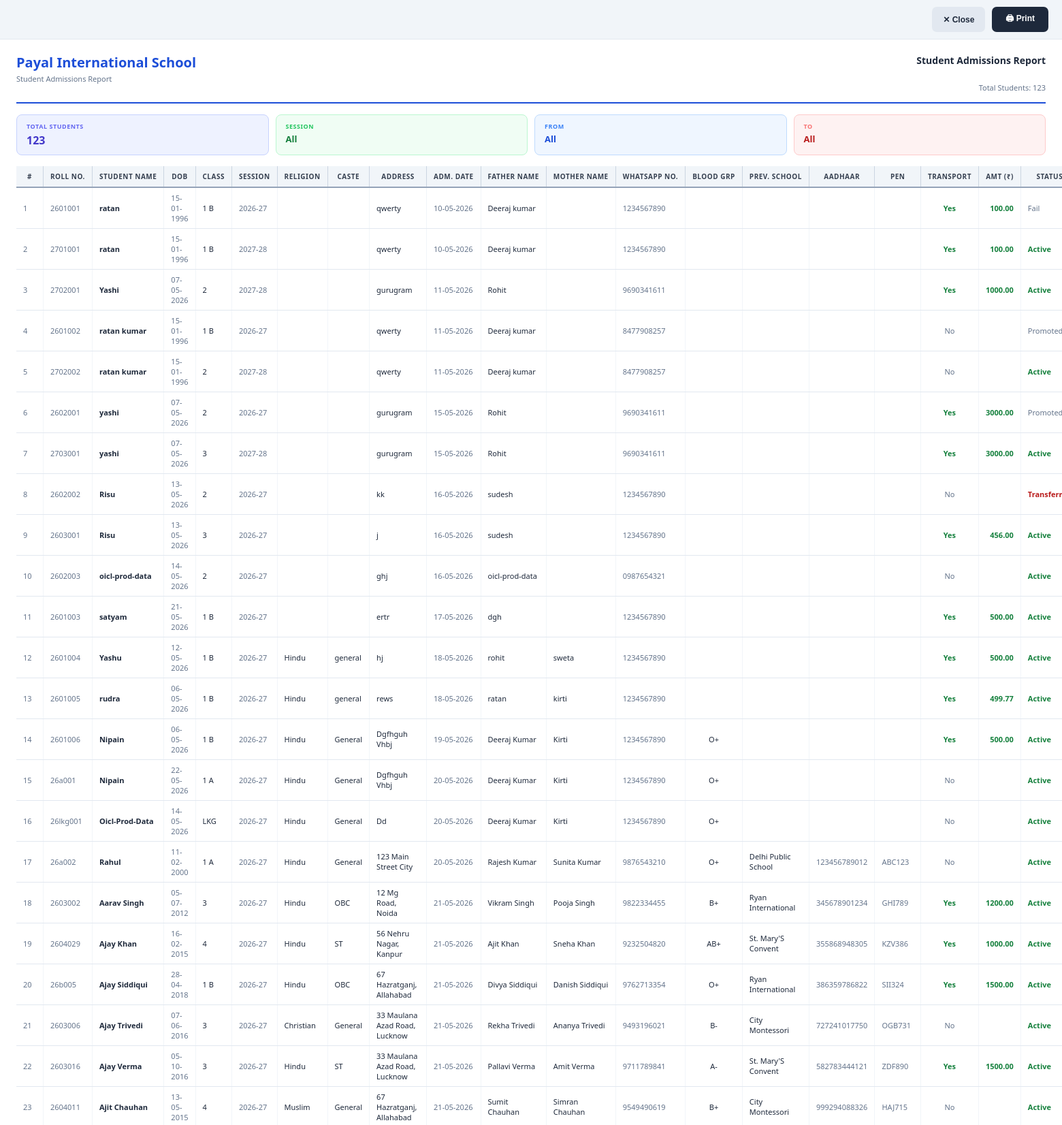
The page /school/reports/admissions/print/ (signed in, upper part) on the database its author committed.
### core/models.py (models this page shows, shortened)
class School(models.Model):
    name = models.CharField(max_length=200)
    subdomain = models.SlugField(
        max_length=63, unique=True, null=True, blank=True,
        help_text='URL slug for this school, e.g. "greenwood" → greenwood.erpdomain.com',
    )
    phone = models.CharField(max_length=20, blank=True)
    email = models.EmailField(blank=True)
    logo = models.ImageField(upload_to='school_logos/', blank=True, null=True)
    address = models.TextField(blank=True)
    is_active = models.BooleanField(default=True)
    fee_per_student = models.DecimalField(max_digits=8, decimal_places=2, default=0)
    created_at = models.DateTimeField(auto_now_add=True)

class Student(models.Model):
    STATUS_ACTIVE = 'active'
    STATUS_INACTIVE = 'inactive'
    STATUS_PROMOTED = 'promoted'
    STATUS_FAIL = 'fail'
    STATUS_CHOICES = [
        (STATUS_INACTIVE, 'Transferred'),
        (STATUS_PROMOTED, 'Promoted'),
        (STATUS_FAIL, 'Fail'),
    ]
    school = models.ForeignKey(School, on_delete=models.CASCADE)
    school_class = models.ForeignKey(SchoolClass, on_delete=models.PROTECT, related_name='students')
    roll_number = models.CharField(max_length=20, editable=False)
    name = models.CharField(max_length=150)
    date_of_birth = models.DateField()
    academic_session = models.CharField(
        max_length=20,
        default=default_current_academic_session,
        validators=[validate_academic_session],
    )
    status = models.CharField(max_length=20, choices=STATUS_CHOICES, default=STATUS_ACTIVE)
    father_name = models.CharField(max_length=120)
    mother_name = models.CharField(max_length=120, default='')
    father_phone = models.CharField(
        max_length=20,
        validators=[RegexValidator(r'^\d{10}$', message='Father phone must be exactly 10 digits.')],
    )
    address = models.TextField()
    blood_group = models.CharField(max_length=10, blank=True, default='')
    previous_school = models.CharField(max_length=200, blank=True, default='')
    aadhaar_number = models.CharField(max_length=12, blank=True, default='')
    pen_number = models.CharField(max_length=20, blank=True, default='')
    religion = models.CharField(max_length=100, default='')
    caste = models.CharField(max_length=100, default='')
    admission_date = models.DateField(default=timezone.localdate)
    transport_opted = models.BooleanField(default=False)
    transport_amount = models.DecimalField(max_digits=10, decimal_places=2, blank=True, null=True)
    discount_months = models.PositiveSmallIntegerField(blank=True, null=True)
    updated_at = models.DateTimeField(auto_now=True)
    created_at = models.DateTimeField(auto_now_add=True)
    class Meta:
        ordering = ['-created_at']

class SchoolClass(models.Model):
    school = models.ForeignKey(School, on_delete=models.CASCADE)
    name = models.CharField(max_length=100)
    class Meta:
        ordering = ['name']

### core/views.py (the view)
# urls.py: path('school/reports/admissions/print/', views.report_admissions_print, name='report_admissions_print'),
@school_only
def report_admissions_print(request):
    qs, date_from_str, date_to_str, session = _get_admission_qs(request)
    status_map = {'active': 'Active', 'inactive': 'Transferred', 'promoted': 'Promoted', 'fail': 'Fail'}
    students = [
        {
            'roll_number': s.roll_number,
            'name': s.name,
            'dob': s.date_of_birth.strftime('%d-%m-%Y') if s.date_of_birth else '',
            'class_name': s.school_class.name,
            'session': s.academic_session,
            'religion': s.religion or '',
            'caste': s.caste or '',
            'address': s.address or '',
            'admission_date': s.admission_date.strftime('%d-%m-%Y') if s.admission_date else '',
            'father_name': s.father_name,
            'mother_name': s.mother_name,
            'father_phone': s.father_phone,
            'blood_group': s.blood_group or '',
            'previous_school': s.previous_school or '',
            'aadhaar_number': s.aadhaar_number or '',
            'pen_number': s.pen_number or '',
            'transport': 'Yes' if s.transport_opted else 'No',
            'transport_amount': s.transport_amount or '',
            'status': status_map.get(s.status, s.status),
        }
        for s in qs
    ]
    return render(request, 'school/reports/print_admissions.html', {
        'students': students,
        'date_from': date_from_str,
        'date_to': date_to_str,
        'session': session,
        'school': request.user.school,
    })

### core/context_processors.py (called while the page is built)
def software_branding(request):
    try:
        app_settings = SuperUserSettings.get_solo()
    except (OperationalError, ProgrammingError):
        app_settings = None
    return {
        'app_settings': app_settings,
        'current_tenant': getattr(request, 'tenant', None),
    }

### core/models.py (called while the page is built)
    def is_super(self):
        return self.role == self.SUPERUSER

    @classmethod
    def get_solo(cls):
        obj = cls.objects.order_by('pk').first()
        if obj:
            return obj
        return cls.objects.create()

### core/views.py (called while the page is built)
def school_only(fn):
    @wraps(fn)
    def wrap(request, *args, **kwargs):
        if not request.user.is_authenticated:
            return redirect('login')
        if request.user.is_super():
            return redirect('super_dashboard')
        tenant = getattr(request, 'tenant', None)
        if tenant is not None and request.user.school_id != tenant.pk:
            user_school = request.user.school
            if user_school and user_school.subdomain:
                return redirect(user_school.get_tenant_url() + '/school/')
            return redirect('login')
        return fn(request, *args, **kwargs)
    return wrap

def _get_admission_qs(request):
    school = request.user.school
    date_from_str = request.GET.get('date_from', '').strip()
    date_to_str   = request.GET.get('date_to', '').strip()
    class_id      = request.GET.get('class_id', '').strip()
    session       = request.GET.get('session', '').strip()
    qs = Student.objects.filter(school=school).select_related('school_class').order_by('admission_date', 'name')
    if session:
        qs = qs.filter(academic_session=session)
    if date_from_str:
        try: qs = qs.filter(admission_date__gte=date.fromisoformat(date_from_str))
        except ValueError: pass
    if date_to_str:
        try: qs = qs.filter(admission_date__lte=date.fromisoformat(date_to_str))
        except ValueError: pass
    if class_id:
        qs = qs.filter(school_class_id=class_id)
    return qs, date_from_str, date_to_str, session

### templates/school/reports/print_admissions.html (shortened to what this page needs)
<!DOCTYPE html>
<html lang="en">
<head>
</head>
<body>
<div class="no-print">
  <button class="btn-close" onclick="window.close()">✕ Close</button>
  <button class="btn-print" onclick="window.print()">🖨 Print</button>
</div>
<div class="page">
  <div class="report-header">
    <div class="school-info">
      <h1>{{ school.name }}</h1>
      <p>Student Admissions Report{% if session %} &mdash; Session {{ session }}{% endif %}</p>
    </div>
    <div class="report-meta">
      <strong>Student Admissions Report</strong>
      {% if date_to %} &nbsp;To: {{ date_to }}{% endif %}<br>
      Total Students: {{ students|length }}
    </div>
  </div>
  <div class="summary-bar">
    <div class="summary-card card-indigo">
      <div class="s-label">Total Students</div>
      <div class="s-value">{{ students|length }}</div>
    </div>
    <div class="summary-card card-green">
      <div class="s-label">Session</div>
      <div class="s-value" style="font-size:13px;">{{ session|default:"All" }}</div>
    </div>
    <div class="summary-card card-blue">
      <div class="s-label">From</div>
      <div class="s-value" style="font-size:13px;">{{ date_from|default:"All" }}</div>
    </div>
    <div class="summary-card card-red">
      <div class="s-label">To</div>
      <div class="s-value" style="font-size:13px;">{{ date_to|default:"All" }}</div>
    </div>
  </div>
  {% if students %}
  <table>
    <thead>
      <tr>
        <th>#</th>
        <th>Roll No.</th>
        <th>Student Name</th>
        <th>DOB</th>
        <th>Class</th>
        <th>Session</th>
        <th>Religion</th>
        <th>Caste</th>
        <th>Address</th>
        <th>Adm. Date</th>
        <th>Father Name</th>
        <th>Mother Name</th>
        <th>WhatsApp No.</th>
        <th>Blood Grp</th>
        <th>Prev. School</th>
        <th>Aadhaar</th>
        <th>PEN</th>
        <th>Transport</th>
        <th class="text-right">Amt (&#8377;)</th>
        <th>Status</th>
      </tr>
    </thead>
    <tbody>
      {% for s in students %}
      <tr>
        <td class="text-muted">{{ forloop.counter }}</td>
        <td class="text-muted">{{ s.roll_number }}</td>
        <td><strong>{{ s.name }}</strong></td>
        <td class="text-muted">{{ s.dob }}</td>
        <td>{{ s.class_name }}</td>
        <td class="text-muted">{{ s.session }}</td>
        <td>{{ s.religion }}</td>
        <td>{{ s.caste }}</td>
        <td>{{ s.address }}</td>
        <td class="text-muted">{{ s.admission_date }}</td>
        <td>{{ s.father_name }}</td>
        <td>{{ s.mother_name }}</td>
        <td class="text-muted">{{ s.father_phone }}</td>
        <td class="text-center">{{ s.blood_group }}</td>
        <td>{{ s.previous_school }}</td>
        <td class="text-muted">{{ s.aadhaar_number }}</td>
        <td class="text-muted">{{ s.pen_number }}</td>
        <td class="text-center {% if s.transport == 'Yes' %}text-success{% else %}text-muted{% endif %}">{{ s.transport }}</td>
        <td class="text-right {% if s.transport == 'Yes' %}text-success{% endif %}">{{ s.transport_amount }}</td>
        <td><span class="{% if s.status == 'Active' %}text-success{% elif s.status == 'Transferred' %}text-danger{% else %}text-muted{% endif %}">{{ s.status }}</span></td>
      </tr>
      {% endfor %}
    </tbody>
  </table>
  {% else %}
  <p style="text-align:center;padding:40px;color:#94a3b8;">No records found for the selected filters.</p>
  {% endif %}
</div>
</body>
</html>

### templates/school/reports/print_admissions.html (style rules this page uses)
*, *::before, *::after { box-sizing: border-box; margin: 0; padding: 0; }
body { font-family: 'Segoe UI', Arial, sans-serif; font-size: 12px; color: #1e293b; background: #fff; }
.no-print { display: flex; gap: 10px; justify-content: flex-end; padding: 10px 20px; background: #f1f5f9; border-bottom: 1px solid #e2e8f0; }
.btn-print { background: #1e293b; color: #fff; border: none; padding: 8px 20px; border-radius: 7px; font-size: 12px; font-weight: 600; cursor: pointer; }
.btn-close { background: #e2e8f0; color: #1e293b; border: none; padding: 8px 16px; border-radius: 7px; font-size: 12px; font-weight: 600; cursor: pointer; }
.page { padding: 20px 24px 24px; }
.report-header { display: flex; align-items: flex-start; justify-content: space-between; border-bottom: 2px solid #1d4ed8; padding-bottom: 12px; margin-bottom: 16px; }
.report-header .school-info h1 { font-size: 20px; font-weight: 800; color: #1d4ed8; }
.report-header .school-info p { font-size: 11px; color: #64748b; margin-top: 3px; }
.report-header .report-meta { text-align: right; font-size: 11px; color: #64748b; line-height: 1.6; }
.report-header .report-meta strong { display: block; font-size: 14px; font-weight: 700; color: #1e293b; margin-bottom: 2px; }
.summary-bar { display: flex; gap: 10px; margin-bottom: 16px; }
.summary-card { flex: 1; border-radius: 8px; padding: 10px 14px; border: 1.5px solid #e2e8f0; }
.summary-card .s-label { font-size: 9px; font-weight: 700; text-transform: uppercase; letter-spacing: .06em; }
.summary-card .s-value { font-size: 16px; font-weight: 700; margin-top: 3px; }
.card-blue { background: #eff6ff; border-color: #bfdbfe; }
.card-blue .s-label { color: #3b82f6; }
.card-blue .s-value { color: #1d4ed8; }
.card-green { background: #f0fdf4; border-color: #bbf7d0; }
.card-green .s-label { color: #22c55e; }
.card-green .s-value { color: #15803d; }
.card-red { background: #fef2f2; border-color: #fecaca; }
.card-red .s-label { color: #f87171; }
.card-red .s-value { color: #b91c1c; }
.card-indigo { background: #eef2ff; border-color: #c7d2fe; }
.card-indigo .s-label { color: #6366f1; }
.card-indigo .s-value { color: #4338ca; }
table { width: 100%; border-collapse: collapse; font-size: 11px; }
thead th { font-size: 10px; font-weight: 700; text-transform: uppercase; letter-spacing: .05em; color: #374151; background: #f1f5f9; border-bottom: 2px solid #94a3b8; border-right: 1px solid #cbd5e1; padding: 8px 10px; white-space: nowrap; }
thead th:last-child { border-right: none; }
tbody td { padding: 7px 10px; border-bottom: 1px solid #e2e8f0; border-right: 1px solid #f1f5f9; vertical-align: middle; }
tbody td:last-child { border-right: none; }
.text-success { color: #15803d; font-weight: 600; }
.text-danger { color: #b91c1c; font-weight: 600; }
.text-muted { color: #64748b; }
.text-right { text-align: right; }
.text-center { text-align: center; }

### rows shown on the page
School: name "Payal International School"
Student: roll_number "2601001", name "ratan", dob "15-01-1996", class_name "1 B", session "2026-27", address "qwerty", admission_date "10-05-2026", father_name "Deeraj kumar", father_phone "1234567890", transport "Yes", transport_amount "100.00", status "Fail"
Student: roll_number "2701001", name "ratan", session "2027-28", address "qwerty", father_name "Deeraj kumar", father_phone "1234567890", transport_amount "100.00"
SchoolClass: class_name "1 B" "1 B" "1 B" "1 B" "1 B" "1 B" "1 B"
Student: roll_number "2702001", name "Yashi", session "2027-28", address "gurugram", father_name "Rohit", father_phone "9690341611", transport_amount "1000.00"
Student: roll_number "2601002", name "ratan kumar", session "2026-27", address "qwerty", father_name "Deeraj kumar", father_phone "8477908257"
Student: roll_number "2702002", name "ratan kumar", session "2027-28", address "qwerty", father_name "Deeraj kumar", father_phone "8477908257"
Student: roll_number "2602001", name "yashi", session "2026-27", address "gurugram", father_name "Rohit", father_phone "9690341611", transport_amount "3000.00"
Student: roll_number "2703001", name "yashi", session "2027-28", address "gurugram", father_name "Rohit", father_phone "9690341611", transport_amount "3000.00"
Student: roll_number "2602002", name "Risu", session "2026-27", address "kk", father_name "sudesh", father_phone "1234567890"
Student: roll_number "2603001", name "Risu", session "2026-27", father_name "sudesh", father_phone "1234567890", transport_amount "456.00"
Student: roll_number "2602003", name "oicl-prod-data", session "2026-27", address "ghj", father_name "oicl-prod-data", father_phone "0987654321"
Student: roll_number "2601003", name "satyam", session "2026-27", address "ertr", father_name "dgh", father_phone "1234567890", transport_amount "500.00"
Student: roll_number "2601004", name "Yashu", session "2026-27", religion "Hindu", caste "general", address "hj", father_name "rohit", mother_name "sweta", father_phone "1234567890", transport_amount "500.00"
Student: roll_number "2601005", name "rudra", session "2026-27", religion "Hindu", caste "general", address "rews", father_name "ratan", mother_name "kirti", father_phone "1234567890", transport_amount "499.77"
Student: roll_number "2601006", name "Nipain", session "2026-27", religion "Hindu", caste "General", address "Dgfhguh Vhbj", father_name "Deeraj Kumar", mother_name "Kirti", father_phone "1234567890", blood_group "O+", transport_amount "500.00"
Student: roll_number "26a001", name "Nipain", session "2026-27", religion "Hindu", caste "General", address "Dgfhguh Vhbj", father_name "Deeraj Kumar", mother_name "Kirti", father_phone "1234567890", blood_group "O+"
SchoolClass: class_name "1 A" "1 A"
Student: roll_number "26lkg001", name "Oicl-Prod-Data", session "2026-27", religion "Hindu", caste "General", address "Dd", father_name "Deeraj Kumar", mother_name "Kirti", father_phone "1234567890", blood_group "O+"
SchoolClass: class_name "LKG"
Student: roll_number "26a002", name "Rahul", session "2026-27", religion "Hindu", caste "General", address "123 Main Street City", father_name "Rajesh Kumar", mother_name "Sunita Kumar", father_phone "9876543210", blood_group "O+", previous_school "Delhi Public School", aadhaar_number "123456789012", pen_number "ABC123"
Student: roll_number "2603002", name "Aarav Singh", session "2026-27", religion "Hindu", caste "OBC", address "12 Mg Road, Noida", father_name "Vikram Singh", mother_name "Pooja Singh", father_phone "9822334455", blood_group "B+", previous_school "Ryan International", aadhaar_number "345678901234", pen_number "GHI789", transport_amount "1200.00"
Student: roll_number "2604029", name "Ajay Khan", session "2026-27", religion "Hindu", caste "ST", address "56 Nehru Nagar, Kanpur", father_name "Ajit Khan", mother_name "Sneha Khan", father_phone "9232504820", blood_group "AB+", previous_school "St. Mary'S Convent", aadhaar_number "355868948305", pen_number "KZV386", transport_amount "1000.00"
Student: roll_number "26b005", name "Ajay Siddiqui", session "2026-27", religion "Hindu", caste "OBC", address "67 Hazratganj, Allahabad", father_name "Divya Siddiqui", mother_name "Danish Siddiqui", father_phone "9762713354", blood_group "O+", previous_school "Ryan International", aadhaar_number "386359786822", pen_number "SII324", transport_amount "1500.00"
Student: roll_number "2603006", name "Ajay Trivedi", session "2026-27", religion "Christian", caste "General", address "33 Maulana Azad Road, Lucknow", father_name "Rekha Trivedi", mother_name "Ananya Trivedi", father_phone "9493196021", blood_group "B-", previous_school "City Montessori", aadhaar_number "727241017750", pen_number "OGB731"
Student: roll_number "2603016", name "Ajay Verma", session "2026-27", religion "Hindu", caste "ST", address "33 Maulana Azad Road, Lucknow", father_name "Pallavi Verma", mother_name "Amit Verma", father_phone "9711789841", blood_group "A-", previous_school "St. Mary'S Convent", aadhaar_number "582783444121", pen_number "ZDF890", transport_amount "1500.00"
Student: roll_number "2604011", name "Ajit Chauhan", session "2026-27", religion "Muslim", caste "General", address "67 Hazratganj, Allahabad", father_name "Sumit Chauhan", mother_name "Simran Chauhan", father_phone "9549490619", blood_group "B+", previous_school "City Montessori", aadhaar_number "999294088326", pen_number "HAJ715"

### other values the page prints
{{ students|length }} "123"
{{ session|default:"All" }} "All"
{{ date_from|default:"All" }} "All"
{{ date_to|default:"All" }} "All"
{{ s.dob }} "15-01-1996" "07-05-2026" "15-01-1996" "15-01-1996" "07-05-2026" "07-05-2026" "13-05-2026" "13-05-2026" "14-05-2026" "21-05-2026" "12-05-2026" "06-05-2026" "06-05-2026" "22-05-2026" "14-05-2026" "11-02-2000" "05-07-2012" "16-02-2015" "28-04-2018" "07-06-2016" "05-10-2016" "13-05-2015"
{{ s.admission_date }} "10-05-2026" "11-05-2026" "11-05-2026" "11-05-2026" "15-05-2026" "15-05-2026" "16-05-2026" "16-05-2026" "16-05-2026" "17-05-2026" "18-05-2026" "18-05-2026" "19-05-2026" "20-05-2026" "20-05-2026" "20-05-2026" "21-05-2026" "21-05-2026" "21-05-2026" "21-05-2026" "21-05-2026" "21-05-2026"
{{ s.transport }} "Yes" "Yes" "No" "No" "Yes" "Yes" "No" "Yes" "No" "Yes" "Yes" "Yes" "Yes" "No" "No" "No" "Yes" "Yes" "Yes" "No" "Yes" "No"
{{ s.status }} "Active" "Active" "Promoted" "Active" "Promoted" "Active" "Active" "Active" "Active" "Active" "Active" "Active" "Active" "Active" "Active" "Active" "Active" "Active" "Active" "Active" "Active"
{{ s.class_name }} "2" "2" "2" "3" "2" "3" "2" "3" "4" "3" "3" "4"
{{ s.address }} "j"
